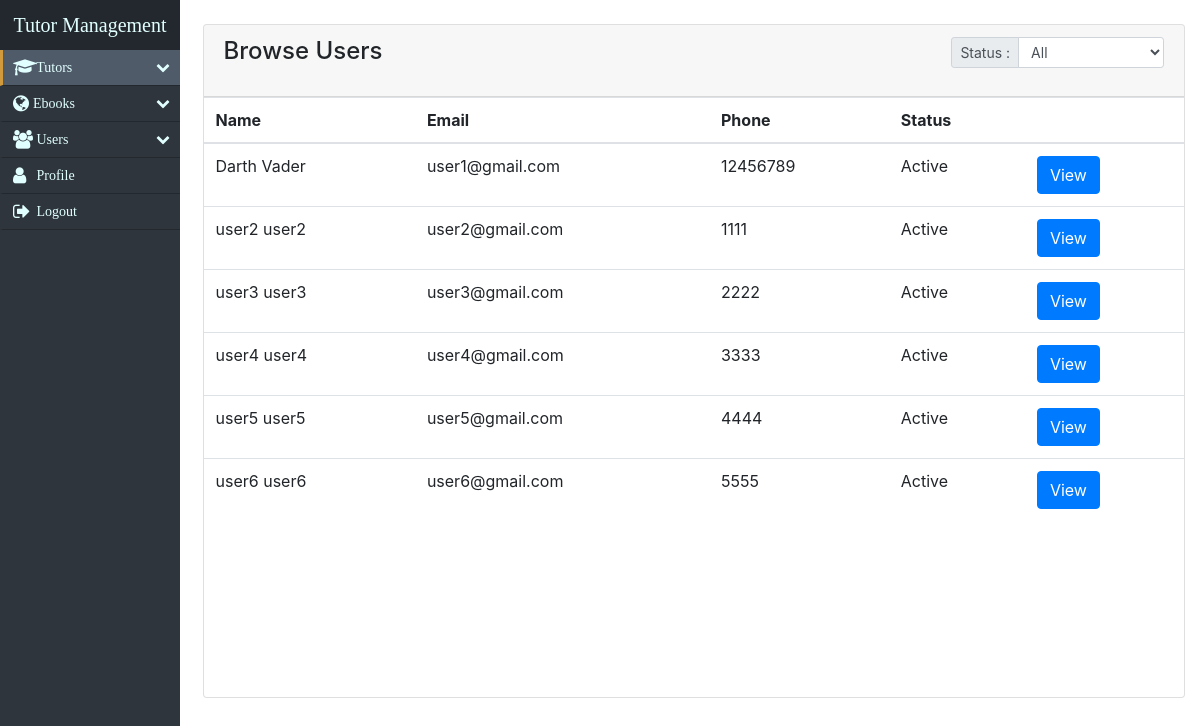
The page /viewUsers.php (signed in) on the database its author committed.
### tables this page shows
CREATE TABLE Users (
    id INT NOT NULL AUTO_INCREMENT,
    lastName VARCHAR(50) NOT NULL,
    firstName VARCHAR(50),
    email VARCHAR(100),
    phone VARCHAR(12),
    password VARCHAR(100),
    role_id INT,
    status ENUM('Active', 'Pending', 'Disabled'),
    
    PRIMARY KEY (ID),
    FOREIGN KEY (role_id) REFERENCES Roles(role_id)  ON DELETE CASCADE ON UPDATE CASCADE
);

### viewUsers.php (the view, shortened to what this page needs)
<?php
$con = connect();
$stts = '%';
$query = $con->prepare("SELECT * FROM Users WHERE role_id=2 AND status LIKE ?");
$query->bind_param("s", $stts);
$query->execute();
$result = $query->get_result();
$users = array();
while ($row = $result->fetch_assoc()) {
    array_push($users, $row);
}
function get($users)
{
    foreach ($users as $user) {
        $name = $user['firstName'] . " " . $user['lastName'];
        $email = $user['email'];
        $status = $user['status'];
        $phone = $user['phone'];
        $id = $user['id'];
        echo "
        <tr>
        <td>$name</td>
        <td>$email</td>
        <td>$phone</td>
        <td>$status</td>
        <td><button onclick=\"location.href = 'updateUser.php?id=$id';\"  class=\"btn btn-primary\">View</button></td>
        </tr>
        ";
    }
}
?>
<html>
<head lang="en">
    <link rel="stylesheet" href="bootstrap/css/bootstrap.min.css" />
    <link rel="stylesheet" href="css/styles.css" />
</head>
<div class="container-fluid sidebar">
    <div class="row">
        <?php include "sideBar.php" ?>
        <div class="col-md-10">
            <br>
            <div class="card">
                <div class="card-header">
                    <div class="row">
                        <div class="col-md-9">
                            <h4>Browse Users</h4>
                        </div>
                        <div class="col-md-3">
                            <form name="search" id="search" method="GET">
                                <div class="input-group input-group-sm">
                                    <div class="input-group-prepend">
                                        <span class="input-group-text" id="inputGroup-sizing-sm">Status : </span>
                                    </div>
                                    <select class="form-control" name="searchByStatus" id="searchByStatus" onchange="this.form.submit()">
                                        <option value="%" <?php dropDownValue($stts, "") ?>>All</option>
                                    </select>
                                </div>
                            </form>
                        </div>
                    </div>
                </div>
                <div class="card-body table-responsive p-0" style="height: 600px;">
                    <table class="table table-hover table-head-fixed text-nowrap">
                        <thead>
                            <tr>
                                <th scope="col">Name</th>
                                <th scope="col">Email</th>
                                <th scope="col">Phone</th>
                                <th scope="col">Status</th>
                                <th scope="col"></th>
                            </tr>
                        </thead>
                        <tbody>
                            <?php get($users) ?>
                        </tbody>
                    </table>
                </div>
            </div>
        </div>
    </div>
</div>
</html>

### css/styles.css (style rules this page uses)
.sidebar { float: left; padding-left: 0px; }

### rows shown on the page
users: name "Darth Vader", email "user1@gmail.com", phone "12456789", status "Active"
users: name "user2 user2", email "user2@gmail.com", phone "1111", status "Active"
users: name "user3 user3", email "user3@gmail.com", phone "2222", status "Active"
users: name "user4 user4", email "user4@gmail.com", phone "3333", status "Active"
users: name "user5 user5", email "user5@gmail.com", phone "4444", status "Active"
users: name "user6 user6", email "user6@gmail.com", phone "5555", status "Active"
